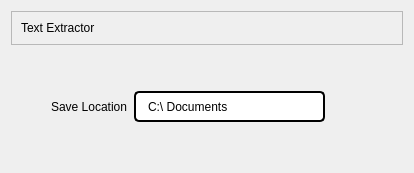
              <widget class="QWidget" name="txtextractortab">
               <attribute name="icon">
                <iconset resource="sidebarresource.qrc">
                 <normaloff>:/newPrefix/icons/txtextraction.png</normaloff>:/newPrefix/icons/txtextraction.png</iconset>
               </attribute>
               <attribute name="title">
                <string>Text Extractor</string>
               </attribute>
               <layout class="QGridLayout" name="gridLayout_32">
                <item row="0" column="0">
                 <widget class="QFrame" name="frame_21">
                  <property name="frameShape">
                   <enum>QFrame::StyledPanel</enum>
                  </property>
                  <property name="frameShadow">
                   <enum>QFrame::Raised</enum>
                  </property>
                  <layout class="QGridLayout" name="gridLayout_31">
                   <item row="0" column="0">
                    <widget class="QLabel" name="label_4">
                     <property name="styleSheet">
                      <string notr="true">font: 16pt &quot;MS Shell Dlg 2&quot;;</string>
                     </property>
                     <property name="text">
                      <string>Text Extractor</string>
                     </property>
                    </widget>
                   </item>
                  </layout>
                 </widget>
                </item>
                <item row="1" column="0">
                 <layout class="QVBoxLayout" name="verticalLayout_33">
                  <item>
                   <spacer name="verticalSpacer_21">
                    <property name="orientation">
                     <enum>Qt::Vertical</enum>
                    </property>
                    <property name="sizeHint" stdset="0">
                     <size>
                      <width>20</width>
                      <height>40</height>
                     </size>
                    </property>
                   </spacer>
                  </item>
                  <item>
                   <layout class="QHBoxLayout" name="horizontalLayout_32">
                    <item>
                     <spacer name="horizontalSpacer_62">
                      <property name="orientation">
                       <enum>Qt::Horizontal</enum>
                      </property>
                      <property name="sizeHint" stdset="0">
                       <size>
                        <width>40</width>
                        <height>20</height>
                       </size>
                      </property>
                     </spacer>
                    </item>
                    <item>
                     <layout class="QHBoxLayout" name="horizontalLayout_31">
                      <item>
                       <widget class="QLabel" name="label_28">
                        <property name="styleSheet">
                         <string notr="true">font: 10pt &quot;MS Shell Dlg 2&quot;;</string>
                        </property>
                        <property name="text">
                         <string>Save Location</string>
                        </property>
                       </widget>
                      </item>
                      <item>
                       <widget class="QLineEdit" name="lineEdit">
                        <property name="minimumSize">
                         <size>
                          <width>191</width>
                          <height>31</height>
                         </size>
                        </property>
                        <property name="maximumSize">
                         <size>
                          <width>191</width>
                          <height>31</height>
                         </size>
                        </property>
                        <property name="styleSheet">
                         <string notr="true">QLineEdit {
	border: 2px solid rgb(0, 0, 0);
	border-radius: 5px;
	padding: 5px 10px;
}

QLineEdit:focus {
	border-color: rgb(31, 93, 121)
}</string>
                        </property>
                        <property name="text">
                         <string>C:\ Documents</string>
                        </property>
                       </widget>
                      </item>
                      <item>
                       <widget class="QPushButton" name="pushButton_11">
                        <property name="styleSheet">
                         <string notr="true">border: none;</string>
                        </property>
                        <property name="text">
                         <string/>
                        </property>
                        <property name="icon">
                         <iconset>
                          <normaloff>:/newPrefix/icons/arrow-141-24.ico</normaloff>:/newPrefix/icons/arrow-141-24.ico</iconset>
                        </property>
                       </widget>
                      </item>
                     </layout>
                    </item>
                    <item>
                     <spacer name="horizontalSpacer_63">
                      <property name="orientation">
                       <enum>Qt::Horizontal</enum>
                      </property>
                      <property name="sizeHint" stdset="0">
                       <size>
                        <width>40</width>
                        <height>20</height>
                       </size>
                      </property>
                     </spacer>
                    </item>
                   </layout>
                  </item>
                  <item>
                   <spacer name="verticalSpacer_22">
                    <property name="orientation">
                     <enum>Qt::Vertical</enum>
                    </property>
                    <property name="sizeHint" stdset="0">
                     <size>
                      <width>20</width>
                      <height>40</height>
                     </size>
                    </property>
                   </spacer>
                  </item>
                 </layout>
                </item>
               </layout>
              </widget>
